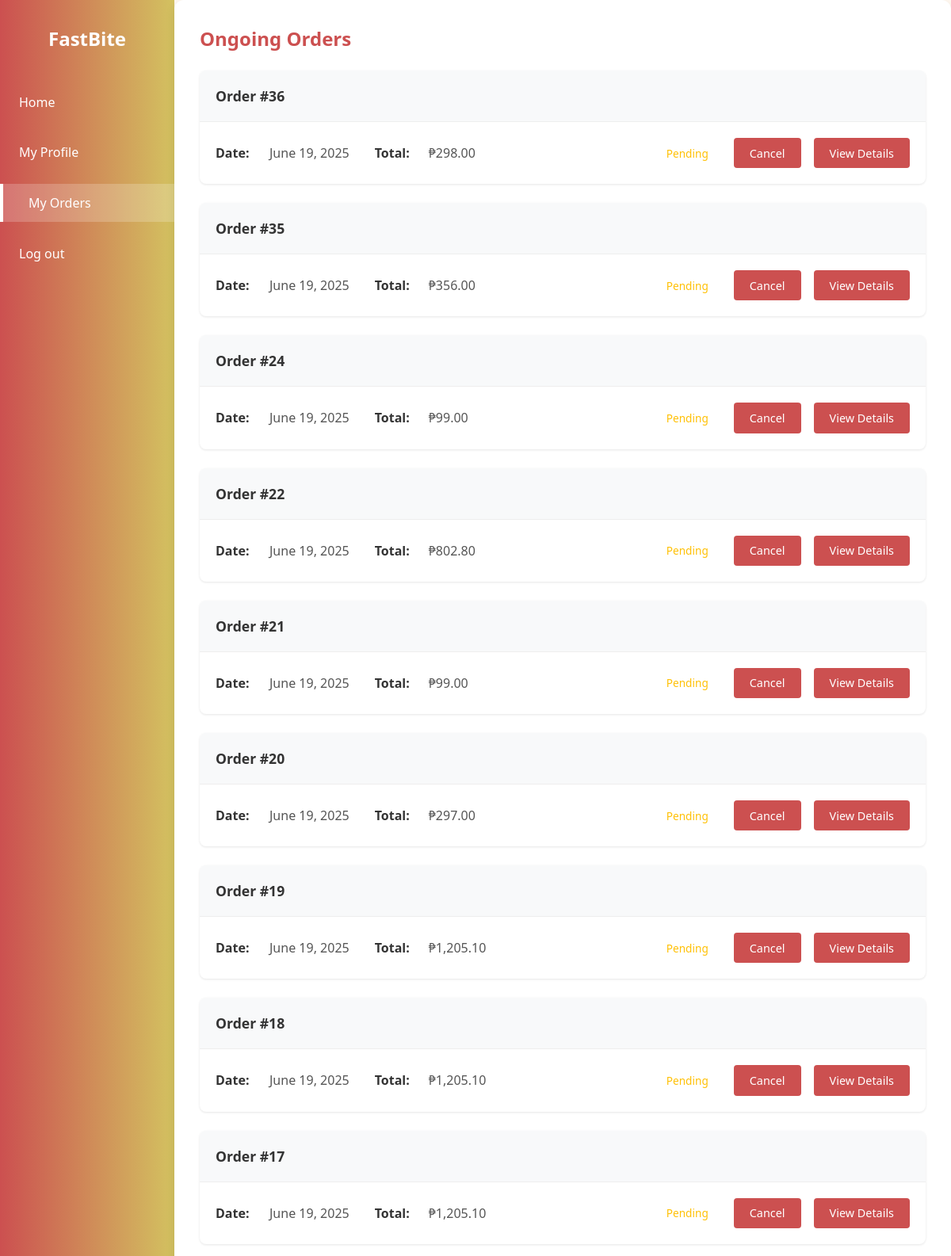
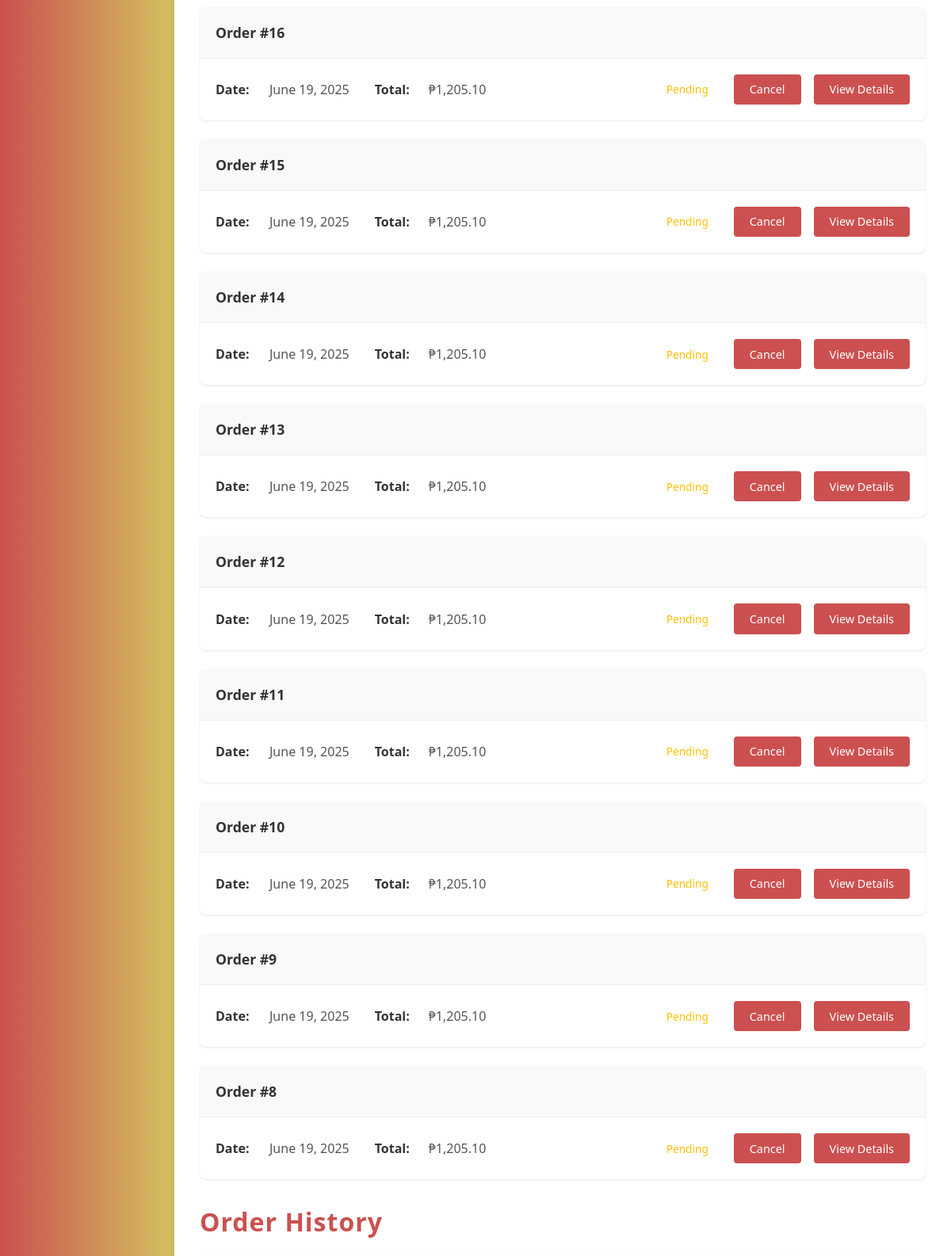
/customer-orders.php (signed in, upper part), run on the app's committed database (2 pictures, top to bottom).
### tables this page shows
CREATE TABLE `order` (
  `order_id` int(11) NOT NULL AUTO_INCREMENT PRIMARY KEY,
  `customer_id` int(11) NOT NULL,
  `employee_id` int(11) DEFAULT NULL,
  `order_date` datetime NOT NULL DEFAULT current_timestamp(),
  `order_status` varchar(50) NOT NULL DEFAULT 'Pending',
  `total_amount` decimal(10,2) NOT NULL
);

### customer-orders.php (the view, shortened to what this page needs)
<?php
include('includes/config.php');
try {
    $sql = "SELECT o.order_id, o.order_date, o.total_amount, o.order_status as status,
                   c.first_name, c.last_name, c.email, c.phone_number,
                   c.street, c.city, c.postal_code,
                   p.payment_status, p.payment_method, p.discount
            FROM `order` o
            JOIN customer c ON o.customer_id = c.customer_id
            LEFT JOIN payment p ON o.order_id = p.order_id
            WHERE o.customer_id = ?
            ORDER BY o.order_id DESC";
    $stmt = $dbh->prepare($sql);
    $stmt->execute([$_SESSION['user_id']]);
    $orders = $stmt->fetchAll(PDO::FETCH_ASSOC);
    $ongoing_orders = array_filter($orders, function($order) {
        return in_array(strtolower($order['status']), ['pending', 'preparing', 'ready', 'out_for_delivery']);
    });
} catch (PDOException $e) {
    $error = "Error loading orders: " . $e->getMessage();
}
?>
<!DOCTYPE html>
<html lang="en">
<head>
</head>
<body>
    <nav class="sidebar">
        <h2>FastBite</h2>
        <ul>
            <li><a href="customer-dashboard.php">Home</a></li>
            <li><a href="profile.php">My Profile</a></li>
            <li><a href="customer-orders.php" class="active">My Orders</a></li>
            <li><a href="logout.php">Log out</a></li>
        </ul>
    </nav>
    <div class="main-content">
        <div class="orders-container">
            <?php if (!empty($ongoing_orders)): ?>
            <div class="orders-section">
                <h2>Ongoing Orders</h2>
                <div class="orders-list">
                    <?php foreach ($ongoing_orders as $order): ?>
                    <div class="order-item">
                        <div class="order-item-header">
                            <h3>Order #<?= htmlspecialchars($order['order_id']) ?></h3>
                        </div>
                        <div class="order-item-body">
                            <div class="order-meta">
                                <p><strong>Date:</strong> <?= date('F j, Y', strtotime($order['order_date'])) ?></p>
                                <p><strong>Total:</strong> ₱<?= number_format($order['total_amount'], 2) ?></p>
                            </div>
                            <div class="order-actions">
                                <span class="order-status status-<?= strtolower(str_replace(' ', '_', $order['status'])) ?>">
                                    <?= htmlspecialchars(ucwords(str_replace('_', ' ', $order['status']))) ?>
                                </span>
                                <?php if (strtolower($order['status']) === 'pending'): ?>
                                <form method="POST" style="display:inline;">
                                    <button class="view-receipt-btn" type="submit" onclick="return confirm('Cancel this order?')">Cancel</button>
                                </form>
                                <?php endif; ?>
                                <?php if (strtolower($order['status']) !== 'cancelled'): ?>
                                <button class="view-receipt-btn" onclick="toggleDetails('<?= $order['order_id'] ?>')">View Details</button>
                                <?php endif; ?>
                            </div>
                        </div>
                    </div>
                    <?php endforeach; ?>
                </div>
            </div>
            <?php endif; ?>
            <?php if (!empty($orders)): ?>
            <div class="section">
              <h2 style="font-size:2rem; color:#cc5050; margin-bottom:1.5rem; letter-spacing:1px;">Order History</h2>
            </div>
            <?php endif; ?>
        </div>
    </div>
</body>
</html>

### customer-orders.php (style rules this page uses)
:root { --sidebar-width: 220px; --primary: #cc5050; --secondary: #d3c260; --bg-light: #fff8f0; --text-dark: #333; }
* { box-sizing: border-box; margin: 0; padding: 0; font-family: "Segoe UI", sans-serif; }
body { display: flex; background-color: var(--bg-light); min-height: 100vh; }
.sidebar { width: var(--sidebar-width); background: linear-gradient(to right, var(--primary), var(--secondary)); color: white; padding-top: 2rem; position: fixed; top: 0; bottom: 0; left: 0; }
.sidebar h2 { text-align: center; margin-bottom: 2rem; font-size: 1.5rem; }
.sidebar ul { list-style: none; padding: 0; }
.sidebar ul li { margin: 0; padding: 0.5rem 0; }
.sidebar ul li a { color: white; text-decoration: none; padding: 0.8rem 1.5rem; display: block; transition: all 0.3s ease; }
.sidebar ul li a:hover, .sidebar ul li a.active { background: rgba(255, 255, 255, 0.2); padding-left: 2rem; }
.sidebar ul li a:hover, .sidebar ul li a.active { background: rgba(255,255,255,0.2); border-left: 4px solid white; }
.main-content { margin-left: var(--sidebar-width); padding: 2rem; flex: 1; min-height: 100vh; background-color: var(--bg-light); position: relative; }
.main-content { background: white; border-radius: 12px; box-shadow: 0 4px 12px rgba(0,0,0,0.1); min-height: 100vh; width: calc(100vw - var(--sidebar-width)); box-sizing: border-box; }
.orders-section { margin-bottom: 2rem; }
.orders-section h2 { color: var(--primary); margin-bottom: 1.5rem; }
.orders-list { display: flex; flex-direction: column; gap: 1.5rem; width: 100%; }
.order-item { background: white; border-radius: 8px; box-shadow: 0 1px 3px rgba(0,0,0,0.1); overflow: hidden; width: 100%; }
.order-item-header { display: flex; justify-content: space-between; align-items: center; padding: 1.25rem; background: #f8f9fa; border-bottom: 1px solid #eee; }
.order-item-header h3 { color: var(--text-dark); margin: 0; font-size: 1.1rem; }
.order-item-body { padding: 1.25rem; display: flex; justify-content: space-between; align-items: center; }
.order-meta { display: flex; gap: 2rem; }
.order-actions { display: flex; align-items: center; gap: 1rem; }
.order-status { padding: 0.4rem 0.8rem; border-radius: 20px; font-size: 0.85rem; font-weight: 500; text-transform: capitalize; margin: 0; }
.order-meta p { margin: 0.3rem 0; color: #555; display: flex; align-items: center; gap: 0.5rem; }
.order-meta strong { color: var(--text-dark); min-width: 60px; display: inline-block; }
.order-status { padding: 0.5rem 1rem; border-radius: 20px; font-size: 0.85rem; font-weight: 500; text-transform: capitalize; }
.status-pending { color: #ffc107; }
.view-receipt-btn { background-color: var(--primary); color: white; padding: 0.6rem 1.25rem; border: none; border-radius: 4px; cursor: pointer; font-size: 0.9rem; font-weight: 500; transition: all 0.2s ease; white-space: nowrap; }

### data on the page
order: order_id "36", order_date "June 19, 2025", total_amount "298.00", order_status "Pending"
order: order_id "35", order_date "June 19, 2025", total_amount "356.00", order_status "Pending"
order: order_id "24", order_date "June 19, 2025", total_amount "99.00", order_status "Pending"
order: order_id "22", order_date "June 19, 2025", total_amount "802.80", order_status "Pending"
order: order_id "21", order_date "June 19, 2025", total_amount "99.00", order_status "Pending"
order: order_id "20", order_date "June 19, 2025", total_amount "297.00", order_status "Pending"
order: order_id "19", order_date "June 19, 2025", total_amount "1,205.10", order_status "Pending"
order: order_id "18", order_date "June 19, 2025", total_amount "1,205.10", order_status "Pending"
order: order_id "17", order_date "June 19, 2025", total_amount "1,205.10", order_status "Pending"
order: order_id "16", order_date "June 19, 2025", total_amount "1,205.10", order_status "Pending"
order: order_id "15", order_date "June 19, 2025", total_amount "1,205.10", order_status "Pending"
order: order_id "14", order_date "June 19, 2025", total_amount "1,205.10", order_status "Pending"
order: order_id "13", order_date "June 19, 2025", total_amount "1,205.10", order_status "Pending"
order: order_id "12", order_date "June 19, 2025", total_amount "1,205.10", order_status "Pending"
order: order_id "11", order_date "June 19, 2025", total_amount "1,205.10", order_status "Pending"
order: order_id "10", order_date "June 19, 2025", total_amount "1,205.10", order_status "Pending"
order: order_id "9", order_date "June 19, 2025", total_amount "1,205.10", order_status "Pending"
order: order_id "8", order_date "June 19, 2025", total_amount "1,205.10", order_status "Pending"
